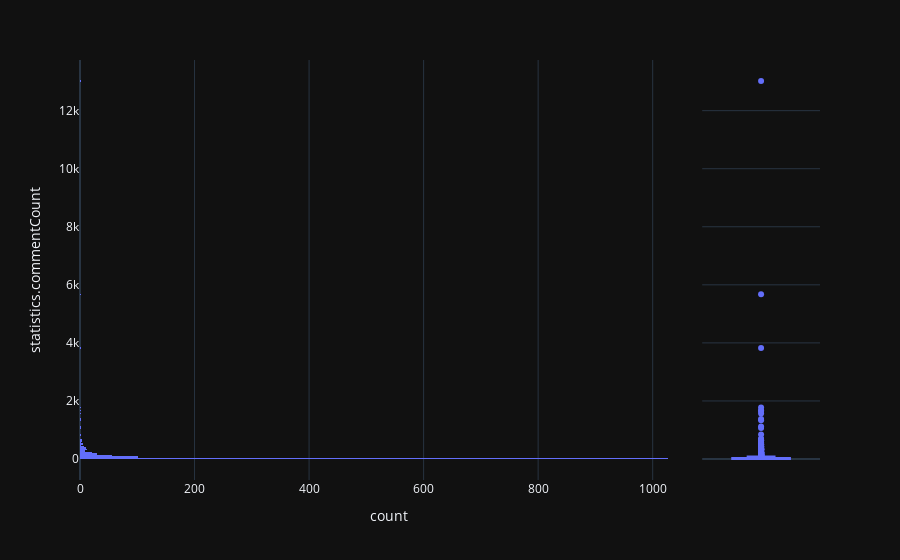

Notebook source saved alongside this figure:
### Markdown cell above
## statistics.commentCount

### Code cell
# 16 График распределения statistics.dislikesCount

import plotly.express as px

fig = px.histogram(df_korean, y="statistics.commentCount",
                   marginal="box")
fig.show()

### Figure 1 — Plotly figure (JSON) as saved in the notebook; plotly's stock layout.template omitted (floating-point values rounded to 4 significant figures; data arrays with more than 128 entries replaced by an {"elided": "..."} marker saying what was removed)
{"data": [{"alignmentgroup": "True", "bingroup": "y", "hovertemplate": "count=%{x}<br>statistics.commentCount=%{y}<extra></extra>", "legendgroup": "", "marker": {"color": "#636efa", "pattern": {"shape": ""}}, "name": "", "offsetgroup": "", "orientation": "h", "showlegend": false, "xaxis": "x", "y": {"elided": "1315 float values"}, "yaxis": "y", "type": "histogram"}, {"alignmentgroup": "True", "hovertemplate": "statistics.commentCount=%{y}<extra></extra>", "legendgroup": "", "marker": {"color": "#636efa"}, "name": "", "notched": true, "offsetgroup": "", "showlegend": false, "xaxis": "x2", "y": {"elided": "1315 float values"}, "yaxis": "y2", "type": "box"}], "layout": {"xaxis": {"anchor": "y", "domain": [0.0, 0.8358], "title": {"text": "count"}}, "yaxis": {"anchor": "x", "domain": [0.0, 1.0], "title": {"text": "statistics.commentCount"}}, "xaxis2": {"anchor": "y2", "domain": [0.8408, 1.0], "matches": "x2", "showticklabels": false, "showline": false, "ticks": "", "showgrid": false}, "yaxis2": {"anchor": "x2", "domain": [0.0, 1.0], "matches": "y", "showticklabels": false, "showgrid": true}, "legend": {"tracegroupgap": 0}, "margin": {"t": 60}, "barmode": "relative"}}
